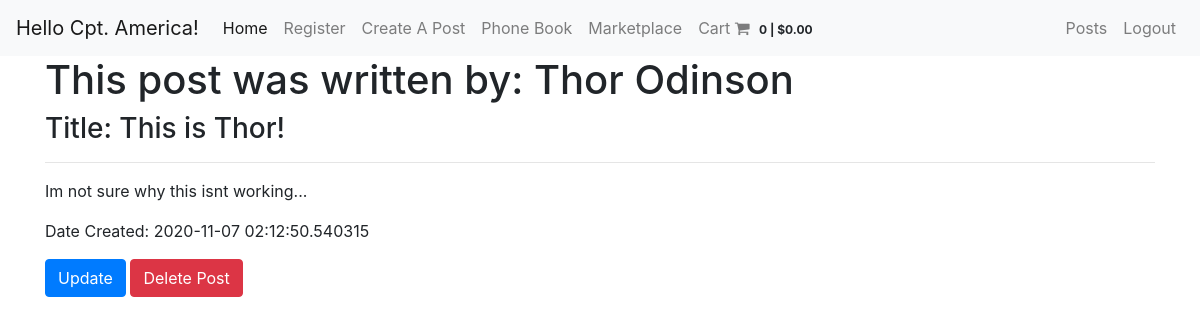
Page /blog/posts/5 (signed in) on the committed database.
### app/models.py (models this page shows, shortened)
class Avenger(db.Model, UserMixin):
    id = db.Column(db.Integer, primary_key=True)
    first_name = db.Column(db.String(100), nullable=False, unique=False)
    last_name = db.Column(db.String(100), nullable=False, unique=False)
    avenger_name = db.Column(db.String(100), nullable=False, unique=True)
    address = db.Column(db.String(100), nullable=False)
    email = db.Column(db.String(100), nullable=False)
    phone_num = db.Column(db.String(100), nullable=False)
    password = db.Column(db.String(256), nullable=False)
    post = db.relationship('Post', backref='author', lazy=True)

class Post(db.Model):
    id = db.Column(db.Integer, primary_key=True)
    title = db.Column(db.String(200))
    content = db.Column(db.String(300))
    date_created = db.Column(db.DateTime, nullable=False, default=datetime.utcnow)
    user_id = db.Column(db.Integer, db.ForeignKey('avenger.id'), nullable=False)

### app/blueprints/blog/routes.py (the view)
@blog.route('/posts/<int:post_id>')
@login_required
def post_detail(post_id):
    post = Post.query.get_or_404(post_id)
    return render_template('post_detail.html', post=post)

### app/models.py (called while the page is built)
@login.user_loader
def load_user(avenger_id):
    return Avenger.query.get(int(avenger_id))

### app/routes.py (called while the page is built)
@app.context_processor
def cart_stuff():
    if 'cart' not in session:
        session['cart'] = {
            'items': [],
            'cart_total': 0
        }
    return {'cart': session['cart']}

### app/templates/post_detail.html (shortened to what this page needs)
{% extends 'base.html' %}
{% block content %}
<h1>This post was written by: {{ post.author.avenger_name }}</h1>
<h3>Title: {{ post.title }}</h3>
<hr>
<p>{{ post.content }}</p>
<blockquote>Date Created: {{ post.date_created }}</blockquote>
<a href="{{ url_for('blog.post_update', post_id=post.id) }}"><button type="button" class="btn btn-primary">Update</button></a>
<button type="button" class="btn btn-danger" data-toggle='modal' data-target='#dangerModal'>Delete Post</button>
{% endblock content %}

### app/templates/nav.html (shortened to what this page needs)
<nav class="navbar navbar-expand-sm navbar-light bg-light">
    <a class="navbar-brand" href="#">Hello {{ current_user.avenger_name }}!</a>
    <div class="collapse navbar-collapse" id="collapsibleNavId">
        <ul class="navbar-nav mr-auto mt-2 mt-lg-0">
            <li class="nav-item active">
                <a class="nav-link" href="{{ url_for ('index') }}">Home <span class="sr-only">(current)</span></a>
            </li>
            <li class="nav-item">
                <a class="nav-link" href="{{ url_for ('auth.register') }}">Register</a>
            </li>
            <li class="nav-item">
                <a class="nav-link" href="{{ url_for ('blog.createposts') }}">Create A Post</a>
            </li>
            <li class="nav-item">
                <a class="nav-link" href="{{ url_for ('users') }}">Phone Book</a>
            </li>
            <li class="nav-item">
                <a class="nav-link" href="{{ url_for ('shop.get_products') }}">Marketplace</a>
            </li>
            <li class="nav-item">
                <a class="nav-link" href="{{ url_for ('shop.cart') }}">
                    <span>Cart</span>
                    <i class="fa fa-shopping-cart"></i>
                    <span class="badge badge-light">
                        {% if cart %}
                            {{ cart['items']|length }} | {{ '${:,.2f}'.format(cart['cart_total']) }}
                        {% else %}
                        0 | $0.00
                        {% endif %}
                    </span>
                </a>
            </li>
        </ul>
        <ul class="navbar-nav m1-auto mt-2 mt-lg-0"><li class="nav-item">
            <a class="nav-link" href="{{ url_for ('blog.posts') }}">Posts</a>
        </li>
    </ul>
    <ul class="navbar-nav m1-auto mt-2 mt-lg-0">
        {% if current_user.is_authenticated %}
        <li class="nav-item">
            <a class="nav-link" href="{{ url_for('auth.logout') }}">Logout</a>
        </li>
        {% else %}
        <li class="nav-item">
            <a class="nav-link" href="{{ url_for('auth.login') }}">Login</a>
        </li>
        {% endif %}
    </ul>
    </div>
</nav>

### rows in the picture
Avenger: avenger_name "Cpt. America"
Avenger: author.avenger_name "Thor Odinson"
Post: title "This is Thor!", content "Im not sure why this isnt working...", date_created "2020-11-07 02:12:50.540315"

### other values in the picture
{{ cart['items']|length }} "0"
{{ '${:,.2f}'.format(cart['cart_total']) }} "$0.00"
